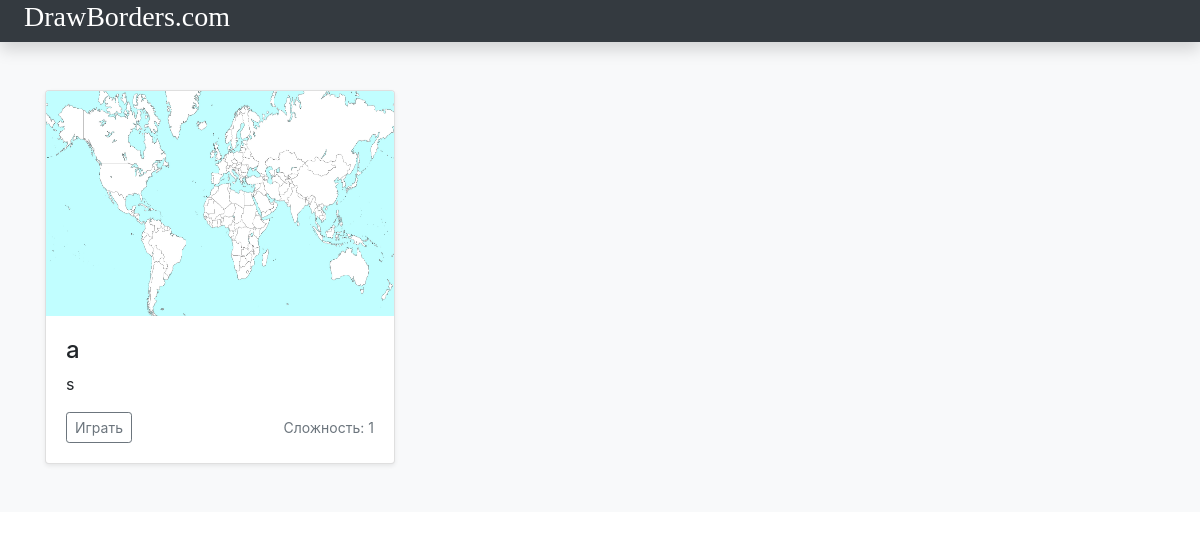
Before: / with the older database file.
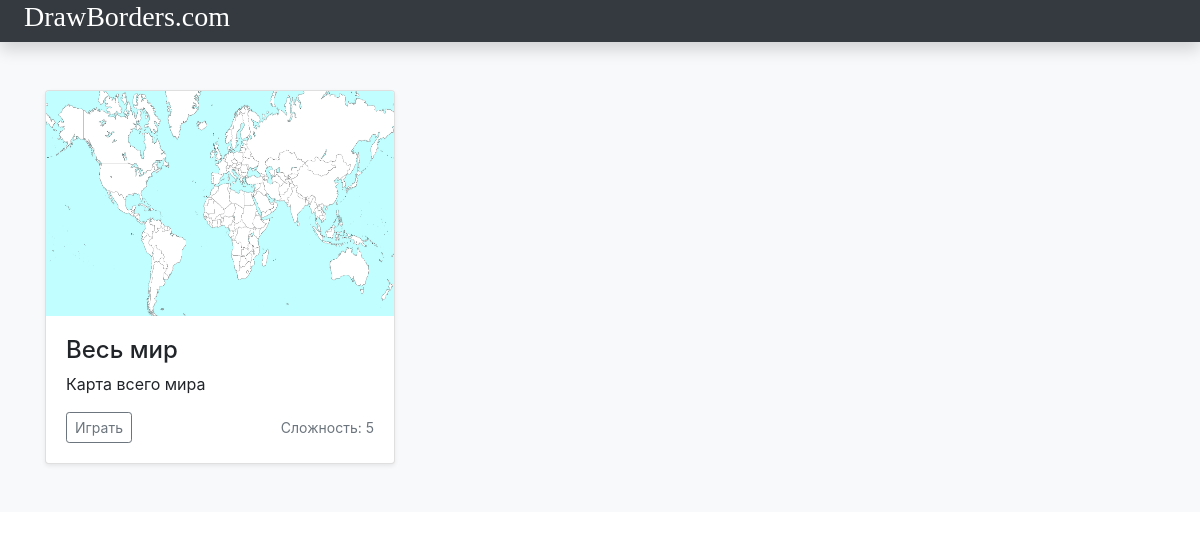
After: the same page with the newer database file.
### geoApp/models.py (models this page shows)
class Level(models.Model):
    name=models.CharField('Название',max_length=100)
    description=models.CharField("Описание", max_length=250)
    level=models.IntegerField(max_length=10)
    img=models.ImageField(upload_to="img/")
    imgClean = models.ImageField(upload_to="imgClean/")

### geoApp/views.py (the view)
# urls.py: path('',views.MainView.as_view(),name='main'),
class MainView(ListView):
    model = Level

### templates/geoApp/level_list.html (shortened to what this page needs)
{% extends 'main.html' %}
{%block content%}
{%load static%}
    <div class="album py-5 bg-light">
    <div class="container">
      <div class="row row-cols-1 row-cols-sm-2 row-cols-md-3 g-3">
        {% for level in level_list %}
          <div class="col">
          <div class="card shadow-sm">
            <img src="/media/{{ level.img }}" role="img" class="bd-placeholder-img card-img-top" width="100%" height="225">
            <div class="card-body">
              <h4>{{level.name}}</h4>
              <p class="card-text">{{level.description}}</p>
              <div class="d-flex justify-content-between align-items-center">
                  <a href="/level/{{level.id}}">
                      <button type="button" class="btn btn-sm btn-outline-secondary">Играть</button>
                  </a>
                <small class="text-muted">Сложность: {{level.level}}</small>
              </div>
            </div>
          </div>
        </div>
        {%endfor%}
      </div>
    </div>
  </div>
{%endblock%}

### templates/main.html (shortened to what this page needs)
<!DOCTYPE html>
<html lang="en">
<head>
    <link rel="stylesheet" href="https://stackpath.bootstrapcdn.com/bootstrap/4.4.1/css/bootstrap.min.css">
    <link href="/docs/4.4/dist/css/bootstrap.min.css" rel="stylesheet">
</head>
<body>
    <nav class="navbar navbar-dark sticky-top bg-dark flex-md-nowrap p-0 shadow">
          <a class="my-0 ml-4 mr-md-auto font-weight-normal" href="/" style="color:white"><h3 class="first" style="font-family: comic sans ms;">DrawBorders.com</h3></a>
    </nav>
    <main>
        {% block content %}
        {% endblock %}
    </main>
</body>
</html>

Changed rows visible on the page:
removed Level: img (picture), name "a", description "s", level "1"
added Level: img (picture), name "Весь мир", description "Карта всего мира", level "5"
